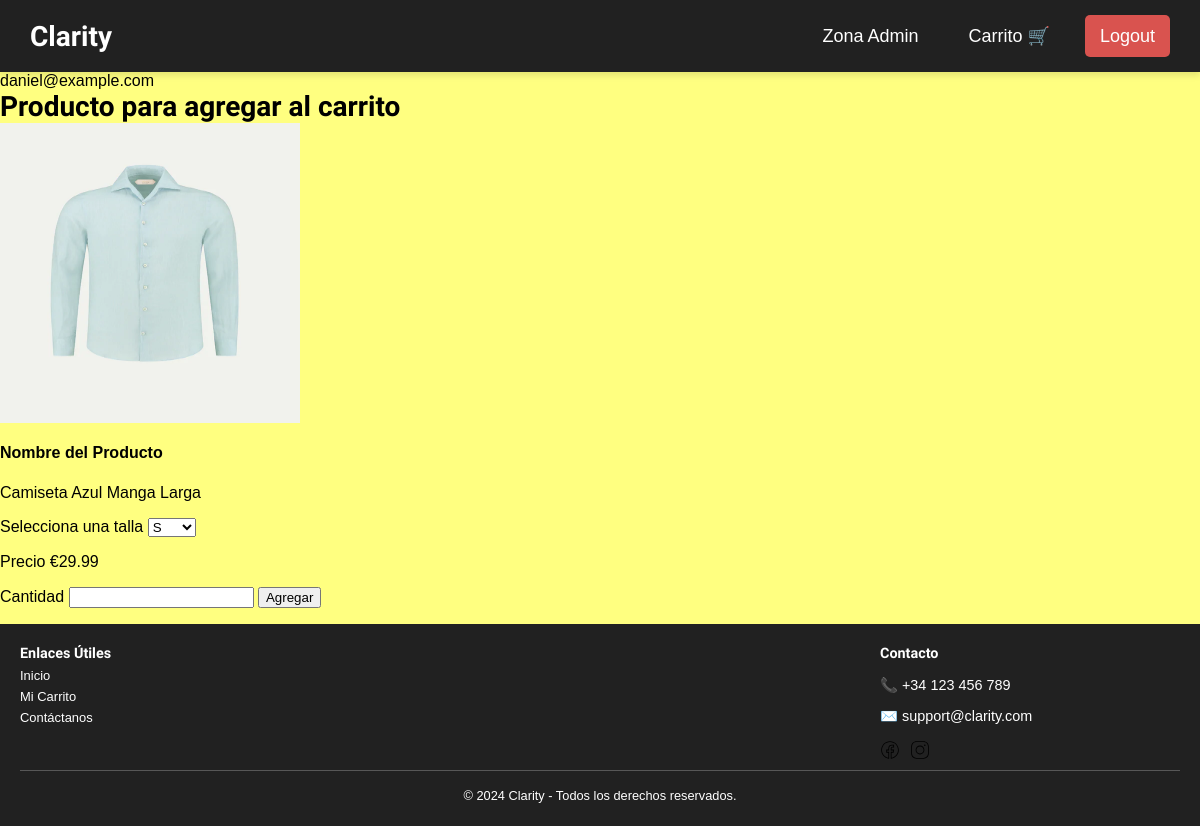
Screenshot of /agregar_carrito.php?id=2 (signed in) with the database file from the repository.
### tables this page shows
CREATE TABLE IF NOT EXISTS PRODUCTO(

    id_producto INTEGER AUTO_INCREMENT PRIMARY KEY,
    id_categoria INTEGER,
    precio DECIMAL(10,2) NOT NULL,
    color VARCHAR(15) NOT NULL,
    imagen VARCHAR(255),
    descripcion VARCHAR(255) NOT NULL,
    nombre_producto VARCHAR(100) NOT NULL,
    cantidad_stock INT NOT NULL,
    FOREIGN KEY (id_categoria) REFERENCES CATEGORIA (id_categoria)

);

### includes/funciones.php (called while the page is built, shortened)
<?php
function getProductos($id_producto = null)
{
    $conexion = connectDB();
    if ($id_producto) {
        $query = "SELECT * FROM PRODUCTO WHERE id_producto = ?";
        $stmt = $conexion->prepare($query);
        $stmt->bind_param("i", $id_producto);
    } else {
        $query = "SELECT * FROM PRODUCTO ORDER BY id_producto ASC;";
        $stmt = $conexion->prepare($query);
    }
    $stmt->execute();
    $result = $stmt->get_result();
    $productos = array();
    if ($result && $result->num_rows > 0) {
        while ($row = $result->fetch_assoc()) {
            $productos[] = [
                'id_producto' => $row['id_producto'],
                'id_categoria' => $row['id_categoria'],
                'precio' => $row['precio'],
                'color' => $row['color'],
                'imagen' => $row['imagen'],
                'descripcion' => $row['descripcion'],
                'nombre_producto' => $row['nombre_producto'],
                'cantidad_stock' => $row['cantidad_stock'],
            ];
        }
        return $id_producto ? $productos[0] : $productos;
    }
}

### public/agregar_carrito.php (the view, shortened to what this page needs)
<?php
include '../includes/header.php';
$id_producto = isset($_GET["id"]) ? $_GET["id"] : null;
$tallas = ["S","M","L","XXL"];
$producto = getProductos($id_producto);
echo $_SESSION["email"];
?>
<!DOCTYPE html>
<html lang="en">
<head>
</head>
<body>
    <h1>Producto para agregar al carrito</h1>
    <div class="tarjeta_producto">
        <form action="<?= $_SERVER["PHP_SELF"] . "?id=" . $producto["id_producto"]?>" method="post">
    <img src="../assets/images/<?=$producto["imagen"]?>"alt="imagen producto" width="300px" height="300px">
    <div class="detalles_producto">
        <h4>Nombre del Producto</h4>
        <p><?=$producto["nombre_producto"]?></p>
        <label for="talla">Selecciona una talla</label>
        <select name="talla" id="talla">
            <?php foreach($tallas as $talla):?>
            <option value="<?=$talla?>"><?=$talla?></option>
            <?php endforeach; ?>
        </select>
    </div>
    <div class="precio">
        <p>Precio €<?=$producto["precio"]?></p>
        <label for="cantidad">Cantidad</label>
        <input type="number" step="1" name="cantidad" max = "<?=$producto["cantidad_stock"]?>" required>
        <button type="submit">Agregar</button>
    </div>
</form>
    </div>
</body>
<?php include '../includes/footer.php';?>
</html>

### assets/css/header.css (style rules this page uses)
body { background-color: var(--primaryColor); font-family: Arial, sans-serif; margin: 0; padding: 0; }
h1 { font-family: var(--titlesLetters); font-size: 28px; margin: 0; }

### assets/css/footer.css (style rules this page uses)
body { display: flex; flex-direction: column; min-height: 100vh; margin: 0; background-color: var(--primaryColor); }

### rows the page displays
producto: imagen (picture), nombre_producto "Camiseta Azul Manga Larga", precio "29.99"

### other values shown
$_SESSION["email"] "daniel@example.com"
form field talla "S"
